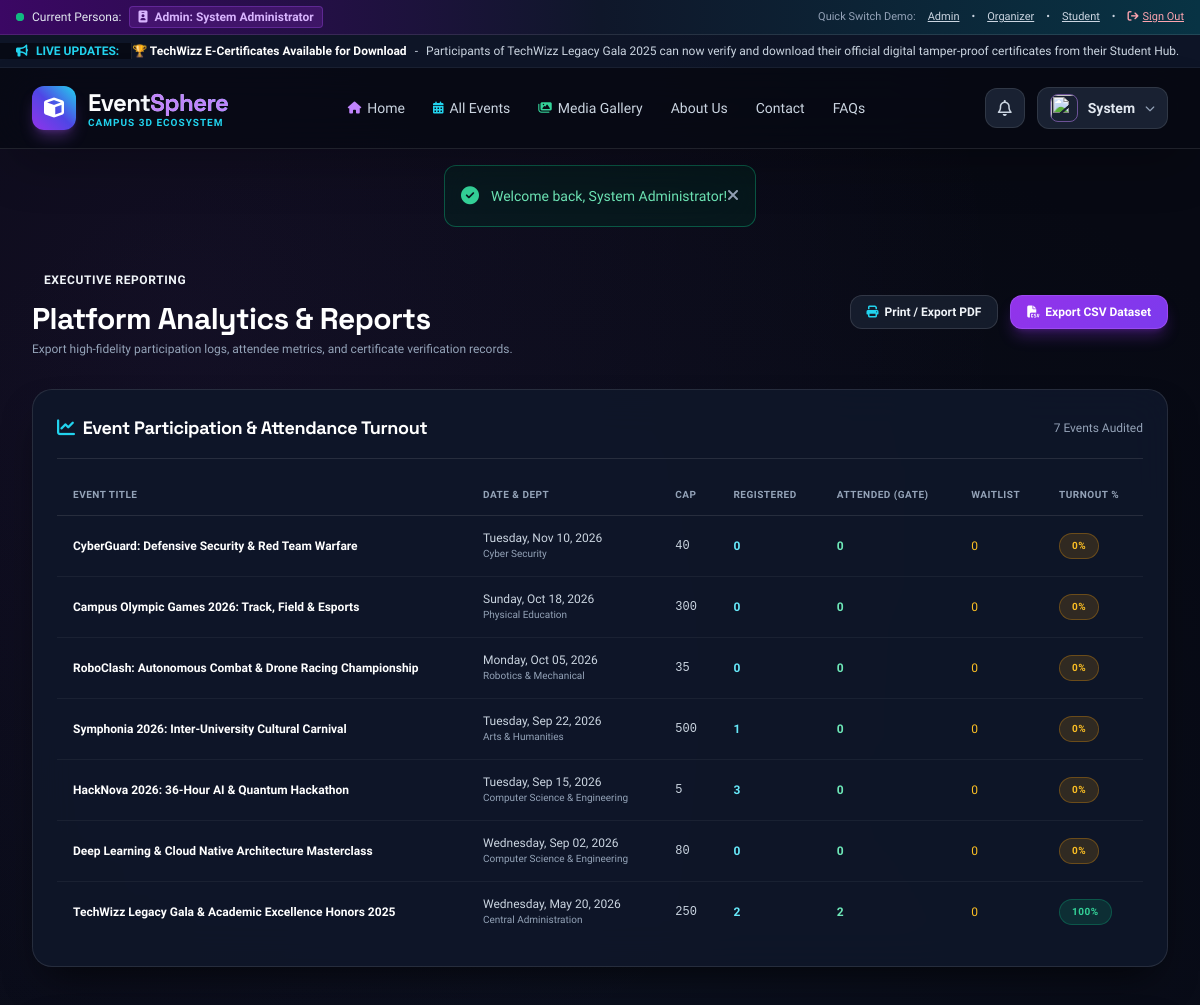
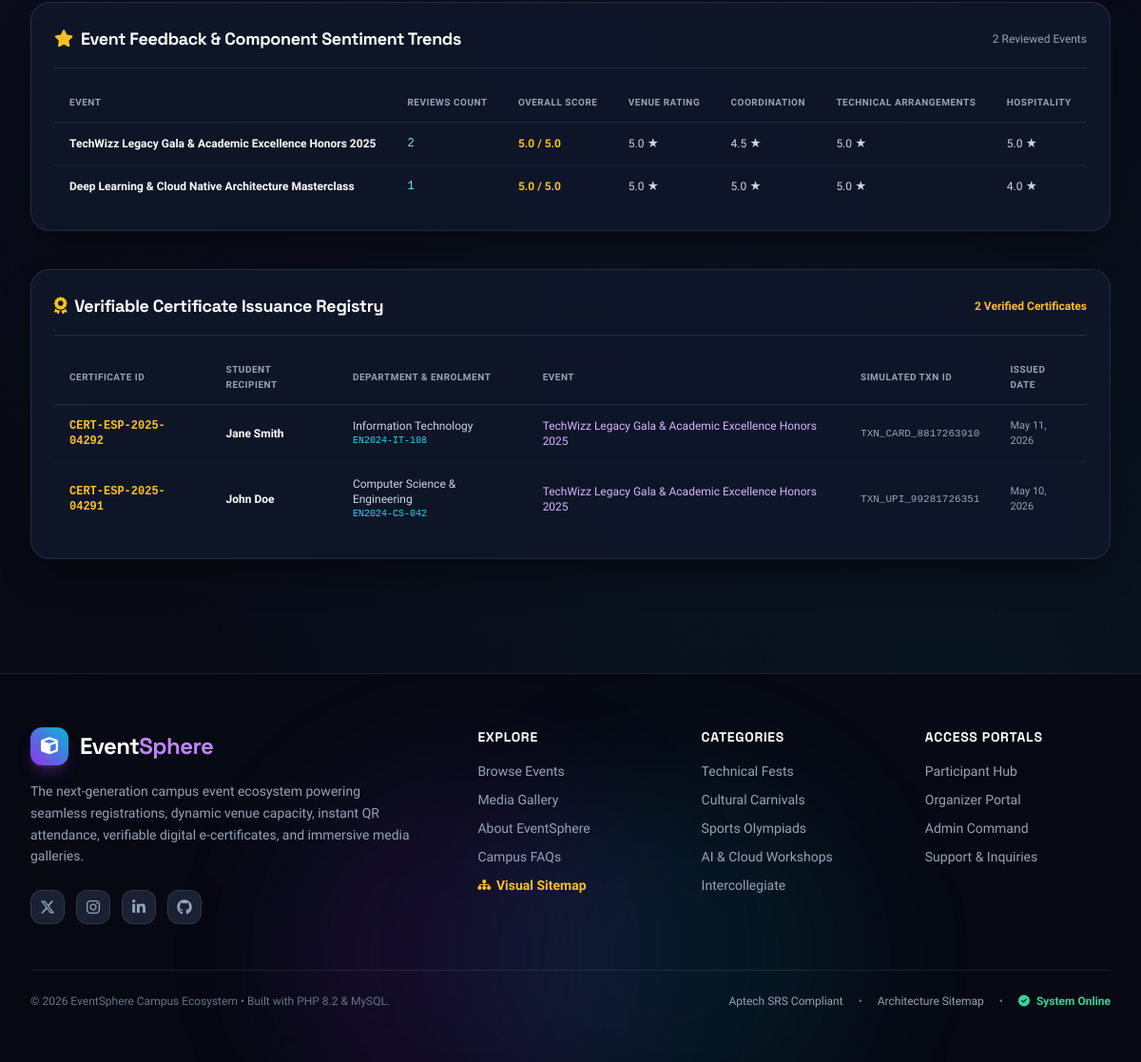
Screenshot of /admin/reports.php (signed in) with the database file from the repository (2 pictures, top to bottom).
### tables this page shows
CREATE TABLE `announcements` (
  `id` INT AUTO_INCREMENT PRIMARY KEY,
  `title` VARCHAR(200) NOT NULL,
  `content` TEXT NOT NULL,
  `target_role` ENUM('all', 'student', 'organizer', 'event_registrants') NOT NULL DEFAULT 'all',
  `event_id` INT DEFAULT NULL,
  `created_by` INT NOT NULL,
  `is_active` TINYINT(1) NOT NULL DEFAULT 1,
  `created_at` TIMESTAMP DEFAULT CURRENT_TIMESTAMP,
  FOREIGN KEY (`created_by`) REFERENCES `users`(`id`) ON DELETE CASCADE,
  FOREIGN KEY (`event_id`) REFERENCES `events`(`id`) ON DELETE CASCADE
);

CREATE TABLE `events` (
  `id` INT AUTO_INCREMENT PRIMARY KEY,
  `title` VARCHAR(200) NOT NULL,
  `slug` VARCHAR(200) UNIQUE NOT NULL,
  `category_id` INT NOT NULL,
  `organizer_id` INT NOT NULL,
  `department` VARCHAR(100) NOT NULL,
  `description` LONGTEXT NOT NULL,
  `venue_id` INT DEFAULT NULL,
  `custom_venue_name` VARCHAR(150) DEFAULT NULL,
  `event_date` DATE NOT NULL,
  `start_time` TIME NOT NULL,
  `end_time` TIME NOT NULL,
  `registration_cutoff` DATETIME NOT NULL,
  `max_capacity` INT NOT NULL DEFAULT 50,
  `fee_amount` DECIMAL(10,2) DEFAULT 0.00,
  `certificate_fee` DECIMAL(10,2) DEFAULT 150.00,
  `banner_image` VARCHAR(255) DEFAULT NULL,
  `rulebook_file` VARCHAR(255) DEFAULT NULL,
  `status` ENUM('pending', 'approved', 'rejected', 'cancelled', 'completed') NOT NULL DEFAULT 'pending',
  `admin_notes` TEXT DEFAULT NULL,
  `featured` TINYINT(1) NOT NULL DEFAULT 0,
  `created_at` TIMESTAMP DEFAULT CURRENT_TIMESTAMP,
  FOREIGN KEY (`category_id`) REFERENCES `categories`(`id`) ON DELETE CASCADE,
  FOREIGN KEY (`organizer_id`) REFERENCES `users`(`id`) ON DELETE CASCADE,
  FOREIGN KEY (`venue_id`) REFERENCES `venues`(`id`) ON DELETE SET NULL
);

CREATE TABLE `registrations` (
  `id` INT AUTO_INCREMENT PRIMARY KEY,
  `event_id` INT NOT NULL,
  `user_id` INT NOT NULL,
  `registration_code` VARCHAR(50) UNIQUE NOT NULL,
  `status` ENUM('confirmed', 'waitlisted', 'cancelled', 'attended') NOT NULL DEFAULT 'confirmed',
  `qr_token` VARCHAR(100) UNIQUE NOT NULL,
  `checked_in_at` DATETIME DEFAULT NULL,
  `certificate_issued` TINYINT(1) NOT NULL DEFAULT 0,
  `certificate_fee_paid` TINYINT(1) NOT NULL DEFAULT 0,
  `certificate_fee_txn` VARCHAR(100) DEFAULT NULL,
  `certificate_code` VARCHAR(100) DEFAULT NULL,
  `created_at` TIMESTAMP DEFAULT CURRENT_TIMESTAMP,
  FOREIGN KEY (`event_id`) REFERENCES `events`(`id`) ON DELETE CASCADE,
  FOREIGN KEY (`user_id`) REFERENCES `users`(`id`) ON DELETE CASCADE,
  UNIQUE KEY `unique_user_event` (`event_id`, `user_id`)
);

CREATE TABLE `users` (
  `id` INT AUTO_INCREMENT PRIMARY KEY,
  `name` VARCHAR(100) NOT NULL,
  `email` VARCHAR(150) UNIQUE NOT NULL,
  `username` VARCHAR(50) UNIQUE NOT NULL,
  `password` VARCHAR(255) NOT NULL,
  `contact` VARCHAR(20) DEFAULT NULL,
  `department` VARCHAR(100) DEFAULT 'General',
  `enrolment_no` VARCHAR(50) DEFAULT NULL,
  `role` ENUM('admin', 'organizer', 'student') NOT NULL DEFAULT 'student',
  `status` ENUM('active', 'suspended') NOT NULL DEFAULT 'active',
  `two_factor_code` VARCHAR(10) DEFAULT '123456',
  `avatar` VARCHAR(255) DEFAULT 'assets/images/default_avatar.png',
  `created_at` TIMESTAMP DEFAULT CURRENT_TIMESTAMP
);

### admin/reports.php (the view, shortened to what the rows shown need)
<?php
$db = getDB();
$stmt = $db->query("
    SELECT e.id, e.title, e.event_date, e.department, e.max_capacity,
           COUNT(r.id) as total_registered,
           COUNT(CASE WHEN r.status = 'attended' THEN 1 END) as total_attended,
           COUNT(CASE WHEN r.status = 'waitlisted' THEN 1 END) as total_waitlisted,
           COUNT(CASE WHEN r.status = 'cancelled' THEN 1 END) as total_cancelled
    FROM events e
    LEFT JOIN registrations r ON e.id = r.event_id
    GROUP BY e.id
    ORDER BY e.event_date DESC
");
$participation_report = $stmt->fetchAll();
$stmt3 = $db->query("
    SELECT r.certificate_code, r.certificate_fee_txn, r.created_at,
           u.name as student_name, u.enrolment_no, u.department,
           e.title as event_title, e.certificate_fee
    FROM registrations r
    JOIN users u ON r.user_id = u.id
    JOIN events e ON r.event_id = e.id
    WHERE r.certificate_issued = 1
    ORDER BY r.created_at DESC
");
$cert_report = $stmt3->fetchAll();
require_once __DIR__ . '/../includes/header.php';
?>
<div class="max-w-7xl mx-auto px-4 sm:px-6 lg:px-8 py-10">
    <div class="mb-8 flex flex-col md:flex-row md:items-center justify-between gap-4">
        <div>
            <h1 class="font-heading font-extrabold text-3xl text-white">Platform Analytics & Reports</h1>
        </div>
    </div>
    <div class="glass-panel-elevated p-6 mb-10 border border-white/10">
        <div class="overflow-x-auto">
            <table class="w-full text-left text-xs">
                <thead>
                    <tr class="text-slate-400 border-b border-white/10 uppercase tracking-wider text-[10px]">
                        <th class="py-3 px-4">Event Title</th>
                        <th class="py-3 px-4">Date & Dept</th>
                        <th class="py-3 px-4">Cap</th>
                        <th class="py-3 px-4">Registered</th>
                        <th class="py-3 px-4">Attended (Gate)</th>
                        <th class="py-3 px-4">Waitlist</th>
                        <th class="py-3 px-4">Turnout %</th>
                    </tr>
                </thead>
                <tbody class="divide-y divide-white/5 text-slate-300">
                    <?php foreach ($participation_report as $pr):
                        $reg = (int)$pr['total_registered'];
                        $att = (int)$pr['total_attended'];
                        $turnout = $reg > 0 ? round(($att / $reg) * 100) : 0;
                    ?>
                        <tr class="hover:bg-white/5 transition">
                            <td class="py-3.5 px-4 font-bold text-white"><?= htmlspecialchars($pr['title']) ?></td>
                            <td class="py-3.5 px-4">
                                <div><?= format_event_date($pr['event_date']) ?></div>
                                <div class="text-[10px] text-slate-400"><?= htmlspecialchars($pr['department']) ?></div>
                            </td>
                            <td class="py-3.5 px-4 font-mono"><?= $pr['max_capacity'] ?></td>
                            <td class="py-3.5 px-4 font-bold text-cyan-300"><?= $pr['total_registered'] ?></td>
                            <td class="py-3.5 px-4 font-bold text-emerald-300"><?= $pr['total_attended'] ?></td>
                            <td class="py-3.5 px-4 text-amber-400"><?= $pr['total_waitlisted'] ?></td>
                            <td class="py-3.5 px-4">
                                <span class="badge-neon <?= $turnout >= 70 ? 'badge-emerald' : 'badge-amber' ?> text-[10px]">
                                    <?= $turnout ?>%
                                </span>
                            </td>
                        </tr>
                    <?php endforeach; ?>
                </tbody>
            </table>
        </div>
    </div>
    <div class="glass-panel-elevated p-6 mb-10 border border-white/10">
        <div class="overflow-x-auto">
            <table class="w-full text-left text-xs">
                <thead>
                    <tr class="text-slate-400 border-b border-white/10 uppercase tracking-wider text-[10px]">
                        <th class="py-3 px-4">Event</th>
                        <th class="py-3 px-4">Reviews Count</th>
                        <th class="py-3 px-4">Overall Score</th>
                        <th class="py-3 px-4">Venue Rating</th>
                        <th class="py-3 px-4">Coordination</th>
                        <th class="py-3 px-4">Technical Arrangements</th>
                        <th class="py-3 px-4">Hospitality</th>
                    </tr>
                </thead>
            </table>
        </div>
    </div>
    <div class="glass-panel-elevated p-6 border border-white/10">
        <div class="overflow-x-auto">
            <table class="w-full text-left text-xs">
                <thead>
                    <tr class="text-slate-400 border-b border-white/10 uppercase tracking-wider text-[10px]">
                        <th class="py-3 px-4">Certificate ID</th>
                        <th class="py-3 px-4">Student Recipient</th>
                        <th class="py-3 px-4">Department & Enrolment</th>
                        <th class="py-3 px-4">Event</th>
                        <th class="py-3 px-4">Simulated Txn ID</th>
                        <th class="py-3 px-4">Issued Date</th>
                    </tr>
                </thead>
                <tbody class="divide-y divide-white/5 text-slate-300">
                    <?php foreach ($cert_report as $cr): ?>
                        <tr class="hover:bg-white/5 transition">
                            <td class="py-3.5 px-4 font-mono font-bold text-amber-400"><?= htmlspecialchars($cr['certificate_code']) ?></td>
                            <td class="py-3.5 px-4 font-bold text-white"><?= htmlspecialchars($cr['student_name']) ?></td>
                            <td class="py-3.5 px-4">
                                <div><?= htmlspecialchars($cr['department']) ?></div>
                                <div class="text-[10px] text-cyan-400 font-mono"><?= htmlspecialchars($cr['enrolment_no']) ?></div>
                            </td>
                            <td class="py-3.5 px-4 text-purple-300"><?= htmlspecialchars($cr['event_title']) ?></td>
                            <td class="py-3.5 px-4 font-mono text-[11px] text-slate-400"><?= htmlspecialchars($cr['certificate_fee_txn'] ?? 'N/A') ?></td>
                            <td class="py-3.5 px-4 text-slate-400 text-[11px]"><?= date('M d, Y', strtotime($cr['created_at'])) ?></td>
                        </tr>
                    <?php endforeach; ?>
                </tbody>
            </table>
        </div>
    </div>
</div>
<?php require_once __DIR__ . '/../includes/footer.php'; ?>

### includes/header.php (shortened to what the rows shown need)
<?php
require_once __DIR__ . '/../config/config.php';
$db = getDB();
$ticker_announcements = [];
try {
    $stmt = $db->query("SELECT title, content FROM announcements WHERE is_active = 1 ORDER BY id DESC LIMIT 5");
    $ticker_announcements = $stmt->fetchAll();
} catch (Exception $e) {}
?>
<!DOCTYPE html>
<html lang="en" class="dark">
<head>
    <script src="https://cdn.tailwindcss.com"></script>
    <link rel="stylesheet" href="https://cdnjs.cloudflare.com/ajax/libs/font-awesome/6.5.1/css/all.min.css">
    <link rel="stylesheet" href="<?= BASE_URL ?>/assets/css/style.css">
</head>
<body class="bg-dark-900 text-slate-100 flex flex-col min-h-screen">
<?php if (!empty($ticker_announcements)): ?>
<div class="ticker-wrap">
    <div class="ticker-move text-xs text-slate-300 flex items-center gap-8">
        <?php foreach ($ticker_announcements as $ann): ?>
            <span class="flex items-center gap-2">
                <span class="font-bold text-white"><?= htmlspecialchars($ann['title']) ?></span> -
                <span><?= htmlspecialchars($ann['content']) ?></span>
            </span>
        <?php endforeach; ?>
    </div>
</div>
<?php endif; ?>
<main class="flex-grow">

### rows the page displays
announcements: title "🏆 TechWizz E-Certificates Available for Download", content "Participants of TechWizz Legacy Gala 2025 can now verify and download their official digital tamper-proof certificates from their Student Hub."
events: title "CyberGuard: Defensive Security & Red Team Warfare", event_date "Tuesday, Nov 10, 2026", department "Cyber Security", max_capacity "40", total_registered "0", total_attended "0", total_waitlisted "0", turnout "0"
events: title "Campus Olympic Games 2026: Track, Field & Esports", event_date "Sunday, Oct 18, 2026", department "Physical Education", max_capacity "300", total_registered "0", total_attended "0", total_waitlisted "0", turnout "0"
events: title "RoboClash: Autonomous Combat & Drone Racing Championship", event_date "Monday, Oct 05, 2026", department "Robotics & Mechanical", max_capacity "35", total_registered "0", total_attended "0", total_waitlisted "0", turnout "0"
events: title "Symphonia 2026: Inter-University Cultural Carnival", event_date "Tuesday, Sep 22, 2026", department "Arts & Humanities", max_capacity "500", total_registered "1", total_attended "0", total_waitlisted "0", turnout "0"
events: title "HackNova 2026: 36-Hour AI & Quantum Hackathon", event_date "Tuesday, Sep 15, 2026", department "Computer Science & Engineering", max_capacity "5", total_registered "3", total_attended "0", total_waitlisted "0", turnout "0"
events: title "Deep Learning & Cloud Native Architecture Masterclass", event_date "Wednesday, Sep 02, 2026", department "Computer Science & Engineering", max_capacity "80", total_registered "0", total_attended "0", total_waitlisted "0", turnout "0"
events: title "TechWizz Legacy Gala & Academic Excellence Honors 2025", event_date "Wednesday, May 20, 2026", department "Central Administration", max_capacity "250", total_registered "2", total_attended "2", total_waitlisted "0", turnout "100"
registrations: certificate_code "CERT-ESP-2025-04292", user.name "Jane Smith", user.department "Information Technology", user.enrolment_no "EN2024-IT-108", event.title "TechWizz Legacy Gala & Academic Excellence Honors 2025", certificate_fee_txn "TXN_CARD_8817263910", created_at "May 11, 2026"
registrations: certificate_code "CERT-ESP-2025-04291", user.name "John Doe", user.department "Computer Science & Engineering", user.enrolment_no "EN2024-CS-042", event.title "TechWizz Legacy Gala & Academic Excellence Honors 2025", certificate_fee_txn "TXN_UPI_99281726351", created_at "May 10, 2026"

### other values shown
$current_user['role'] "Admin"
$current_user['name'] "System Administrator"
explode(' ', $current_user['name'])[0] "System"
$flash['message'] "Welcome back, System Administrator!"
count($participation_report) "7"
count($feedback_report) "2"
$fr['title'] "TechWizz Legacy Gala & Academic Excellence Honors 2025"
$fr['review_count'] "2"
$fr['avg_overall'] "5.0"
$fr['avg_venue'] "5.0"
$fr['avg_coord'] "4.5"
$fr['avg_tech'] "5.0"
$fr['avg_hosp'] "5.0"
$fr['title'] "Deep Learning & Cloud Native Architecture Masterclass"
$fr['review_count'] "1"
